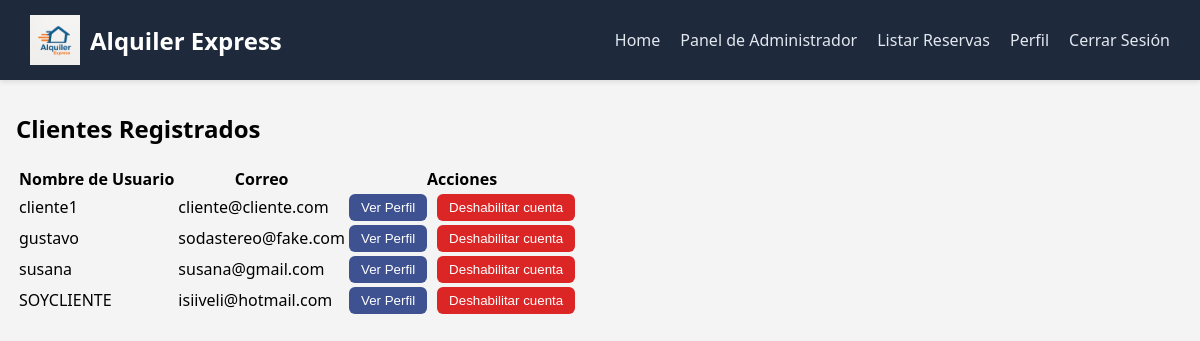
The app's page /usuarios/panel-emp/lista-clientes/ (signed in), older data.
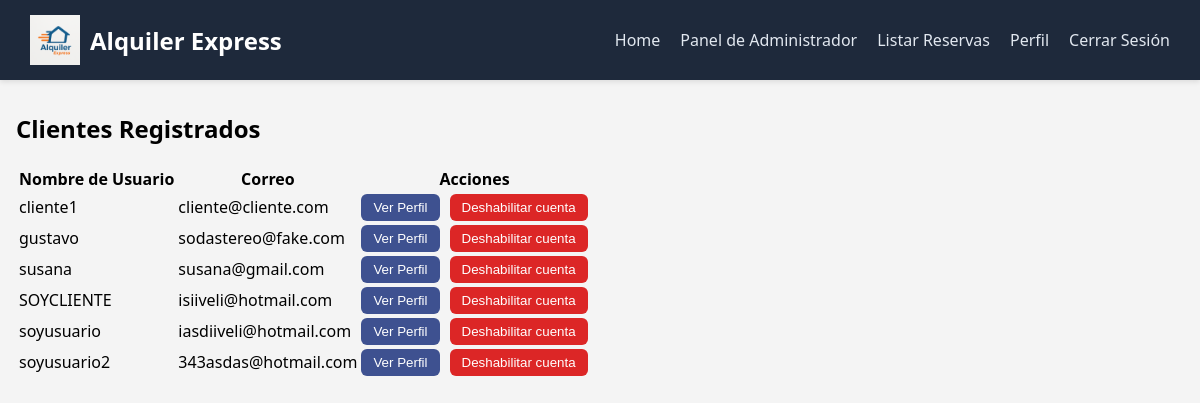
The same page, newer data.
### gestion_usuarios/models.py (models this page shows, shortened)
class Usuario(AbstractUser):
    dni = models.PositiveIntegerField(max_length=10, unique=True)
    telefono = models.PositiveIntegerField(max_length=20)

### gestion_usuarios/views.py (the view)
# urls.py: path('panel-emp/lista-clientes/', views.listar_clientes, name='lista-clientes'),
@login_required
@user_passes_test(es_empleado)
def listar_clientes(request):
    usuarios = Usuario.objects.filter(is_staff=False, is_superuser=False)
    return render(request, 'gestion_usuarios/lista-clientes.html', {'usuarios': usuarios})

### gestion_usuarios/views.py (called while the page is built)
def es_empleado(user):
    return user.is_authenticated and user.is_staff

### templates/gestion_usuarios/lista-clientes.html (shortened to what this page needs)
{% extends 'base.html' %}
{% load static %}
{% block content %}
<h2>Clientes Registrados</h2>
<table>
  <thead>
    <tr>
      <th>Nombre de Usuario</th>
      <th>Correo</th>
      <th>Acciones</th>
    </tr>
  </thead>
  <tbody>
    {% for usuario in usuarios %}
    <tr>
      <td>{{ usuario.username }}</td>
      <td>{{ usuario.email }}</td>
      <td style="display: flex; gap: 10px;">
        <a href="{% url 'detalle-cliente' usuario.id %}">
          <button style="padding: 6px 12px; background-color: #3e5190; color: white; border: none; border-radius: 6px; cursor: pointer;">
            Ver Perfil
          </button>
        </a>
        {% if usuario.is_active %}
        <form method="post" action="{% url 'deshabilitar_usuario' usuario.id %}">
          <button type="submit" onclick="return confirm('¿Estás seguro de que querés deshabilitar esta cuenta?')"
            style="padding: 6px 12px; background-color: #dc2626; color: white; border: none; border-radius: 6px; cursor: pointer;">
            Deshabilitar cuenta
          </button>
        </form>
        {% else %}
          <span style="color: red; font-weight: bold;">Cuenta deshabilitada</span>
        {% endif %}
      </td>
    </tr>
    {% empty %}
    <tr><td colspan="3">No hay clientes registrados.</td></tr>
    {% endfor %}
  </tbody>
</table>
{% endblock %}

Row changes from the older to the newer data that the page shows:
added Usuario: username "soyusuario", email "iasdiiveli@hotmail.com", is_active "Deshabilitar cuenta"
added Usuario: username "soyusuario2", email "343asdas@hotmail.com", is_active "Deshabilitar cuenta"
